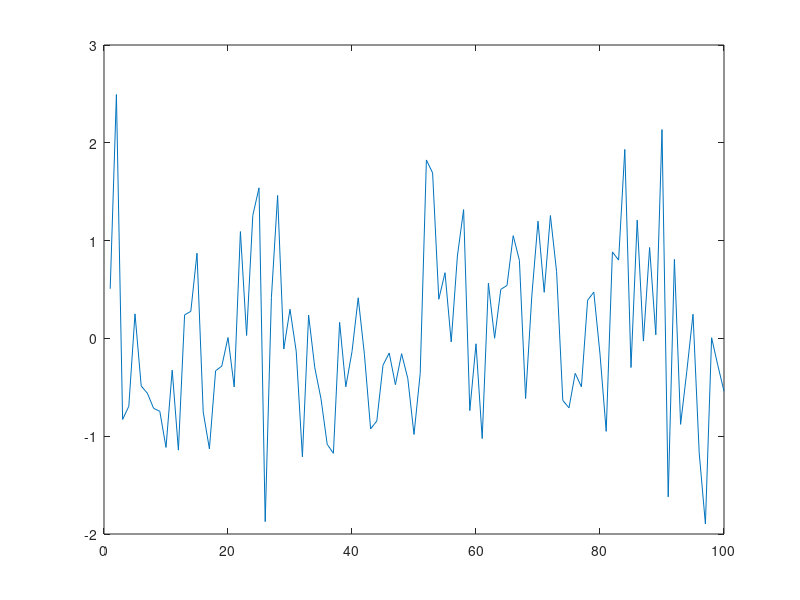
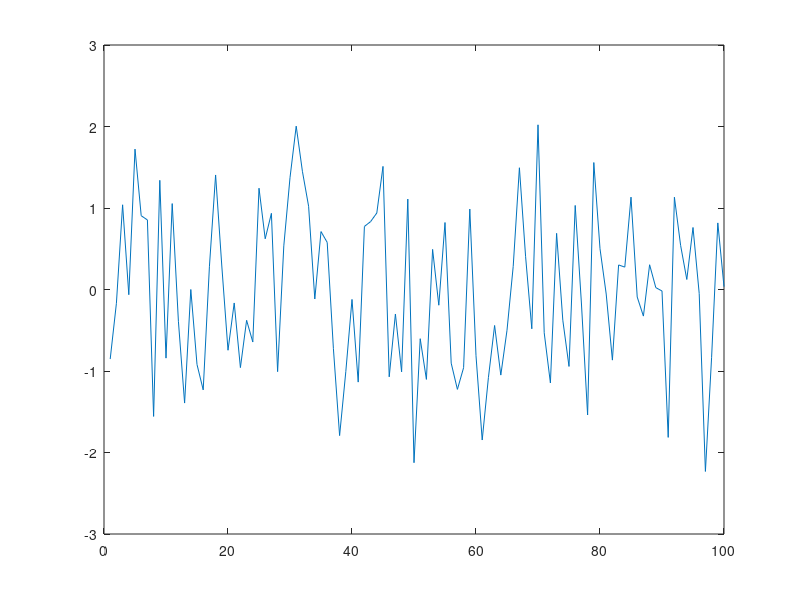

The MATLAB script that drew these images, in order:
%% Opdracht 4
% Zie onderstaande code. Plot de twee signalen ieder in hun eigen figure.

sig1 = randn(1,100);
sig2 = randn(1,100);

figure(1)
plot(sig1)
figure(2)
plot(sig2)
